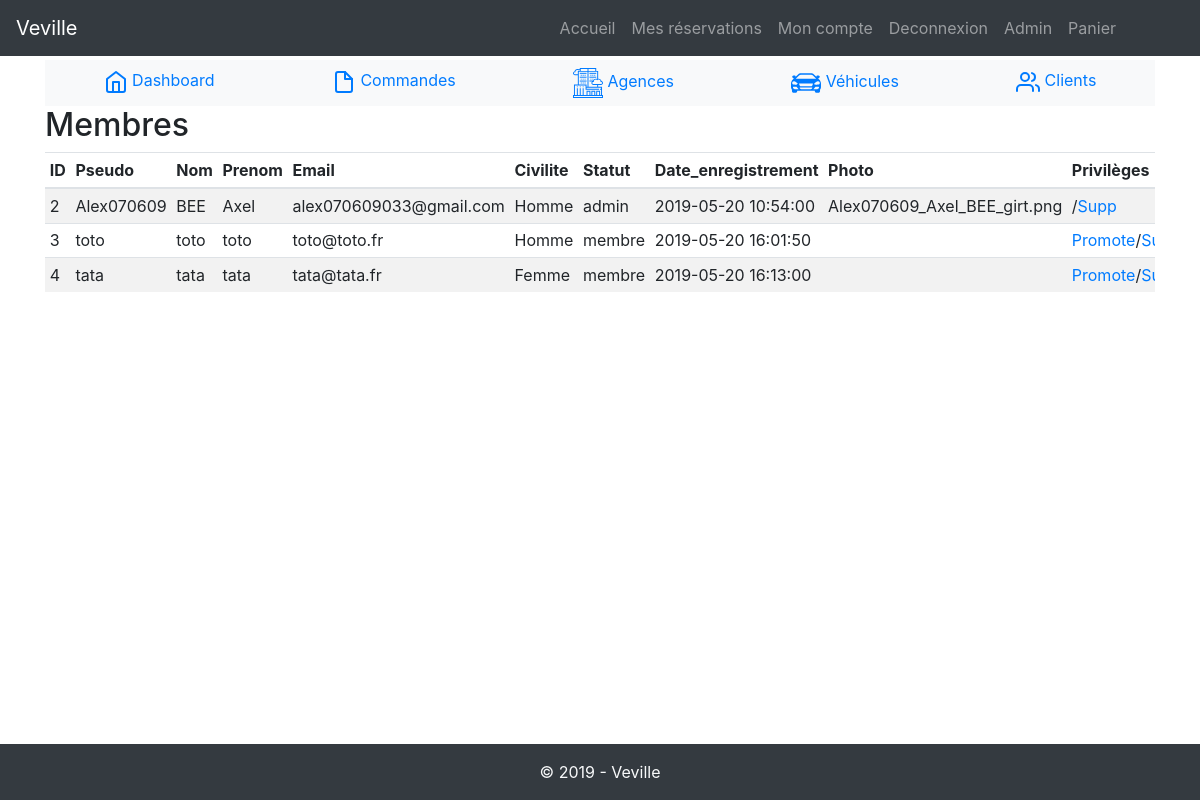
Page /admin/membre.php (signed in) on the committed database.
### tables this page shows
CREATE TABLE IF NOT EXISTS `membre` (
  `idmembre` int(10) UNSIGNED NOT NULL AUTO_INCREMENT,
  `pseudo` varchar(20) NOT NULL,
  `mdp` varchar(100) NOT NULL,
  `nom` varchar(20) NOT NULL,
  `prenom` varchar(20) NOT NULL,
  `email` varchar(50) NOT NULL,
  `civilite` enum('m','f') NOT NULL,
  `statut` int(3) NOT NULL,
  `date_enregistrement` datetime NOT NULL,
  `photo` varchar(255) DEFAULT NULL,
  PRIMARY KEY (`idmembre`)
);

### inc/function.php (called while the page is built, shortened)
<?php
function execReq( $req, $params=array() ){
    global $pdo;
    $r = $pdo->prepare($req);
    $r->execute();
    return $r;
};

### admin/membre.php (the view, shortened to what this page needs)
<?php
require_once('../inc/header.php');
?>
<div role="main">
    <h2>Membres</h2>
    <div class="table-responsive overflow-auto">
    <table class="table table-striped table-sm">
        <?php $commande = execReq( "SELECT * FROM membre"); ?>
        <thead>
            <tr>
            <?php
            for($i=0;$i<$commande->columnCount();$i++){
                $colonne = $commande->getColumnMeta($i);
                    if( $colonne['name'] == 'mdp' ){
                        continue;
                    }
                    if( $colonne['name'] == 'idmembre' ){
                        $colonne['name'] = 'ID';
                    }
                ?>
                    <th><?= ucfirst($colonne['name']) ?></th>
                <?php
            } ?>
            <th>Privilèges</th>
            </tr>
        </thead>
        <?php $modif = ''; ?>
        <tbody>
            <?php while( $ligne = $commande->fetch()){
                ?><tr><?php
                foreach($ligne as $key => $value){
                    if( $key == 'mdp' ){
                        continue;
                    }
                    if( $key == 'civilite' ){
                        if($value == 'm'){
                            $value = 'Homme';
                        } else {
                            $value = 'Femme';
                        }
                    }
                    if( $key == "statut"){
                        if( $value == 0 ){
                            $value = "membre";
                            $modif = '<a href="?action=uppriv&id='.$ligne['idmembre'].'&nom='.$ligne['pseudo'].'">Promote</a>';
                        } else if( $value == 1 ) {
                            $value = "admin";
                        }
                    }
                    ?>
                    <td><?= $value ?></td><?php
                }
                ?><td><?= $modif ?>/<a href="?action=supp&id=<?= $ligne['idmembre'] ?>">Supp</a></td><?php
            } ?>
            </tr>
        </tbody>
    </table>
</div>
<?php
require_once('../inc/footer.php');

### rows in the picture
membre: idmembre "2", pseudo "Alex070609", nom "BEE", prenom "Axel", email "alex070609033@gmail.com", civilite "Homme", statut "admin", date_enregistrement "2019-05-20 10:54:00", photo "Alex070609_Axel_BEE_girt.png"
membre: idmembre "3", pseudo "toto", nom "toto", prenom "toto", email "toto@toto.fr", civilite "Homme", statut "membre", date_enregistrement "2019-05-20 16:01:50"
membre: idmembre "4", pseudo "tata", nom "tata", prenom "tata", email "tata@tata.fr", civilite "Femme", statut "membre", date_enregistrement "2019-05-20 16:13:00"

### other values in the picture
$colonne['name'] "ID"
$colonne['name'] "Pseudo"
$colonne['name'] "Nom"
$colonne['name'] "Prenom"
$colonne['name'] "Email"
$colonne['name'] "Civilite"
$colonne['name'] "Statut"
$colonne['name'] "Date_enregistrement"
$colonne['name'] "Photo"
